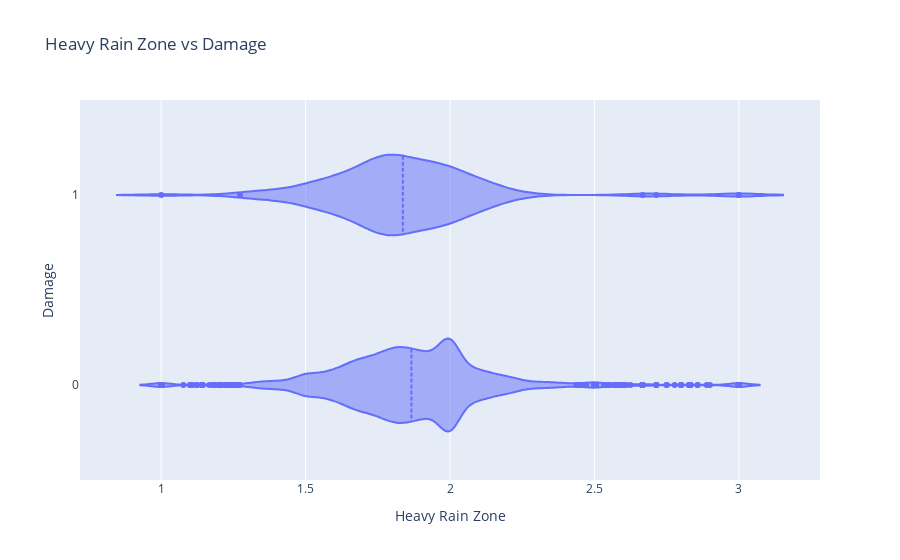

The code cell stored with this chart in its notebook:
### Code cell
# Violin plot
fig_rain_1 = px.violin(df_sub,
                x='DAMAGE_HEAVY_RAIN_ZONE',
                y='DAMAGE',
                orientation='h',
                title='Heavy Rain Zone vs Damage',
                labels={'DAMAGE':'Damage', 'DAMAGE_HEAVY_RAIN_ZONE':'Heavy Rain Zone'}
                )

# Adding the mean
fig_rain_1.update_traces(meanline_visible=True)
fig_rain_1.show()

### Figure 1 — Plotly figure (JSON) as saved in the notebook; plotly's stock layout.template omitted (floating-point values rounded to 4 significant figures; data arrays with more than 128 entries replaced by an {"elided": "..."} marker saying what was removed)
{"data": [{"alignmentgroup": "True", "box": {"visible": false}, "hovertemplate": "Heavy Rain Zone=%{x}<br>Damage=%{y}<extra></extra>", "legendgroup": "", "marker": {"color": "#636efa"}, "meanline": {"visible": true}, "name": "", "offsetgroup": "", "orientation": "h", "scalegroup": "True", "showlegend": false, "type": "violin", "x": {"elided": "9466 float values"}, "x0": " ", "xaxis": "x", "y": {"elided": "9466 int values"}, "y0": " ", "yaxis": "y"}], "layout": {"legend": {"tracegroupgap": 0}, "title": {"text": "Heavy Rain Zone vs Damage"}, "violinmode": "group", "xaxis": {"anchor": "y", "domain": [0, 1], "title": {"text": "Heavy Rain Zone"}}, "yaxis": {"anchor": "x", "domain": [0, 1], "title": {"text": "Damage"}}}}
